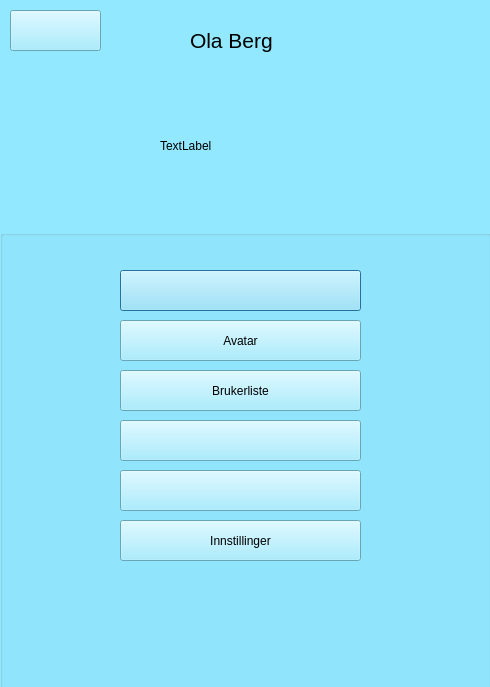
<?xml version="1.0" encoding="UTF-8"?>
<ui version="4.0">
 <class>workerProfileDialog</class>
 <widget class="QDialog" name="workerProfileDialog">
  <property name="geometry">
   <rect>
    <x>0</x>
    <y>0</y>
    <width>490</width>
    <height>687</height>
   </rect>
  </property>
  <property name="windowTitle">
   <string>Dialog</string>
  </property>
  <property name="styleSheet">
   <string notr="true">background-color: rgb(146, 232, 255);</string>
  </property>
  <widget class="QLabel" name="label_name">
   <property name="geometry">
    <rect>
     <x>190</x>
     <y>20</y>
     <width>131</width>
     <height>41</height>
    </rect>
   </property>
   <property name="font">
    <font>
     <pointsize>16</pointsize>
    </font>
   </property>
   <property name="styleSheet">
    <string notr="true">color: rgb(0, 0, 0);</string>
   </property>
   <property name="text">
    <string>Ola Berg</string>
   </property>
  </widget>
  <widget class="QGroupBox" name="groupBox">
   <property name="geometry">
    <rect>
     <x>0</x>
     <y>230</y>
     <width>491</width>
     <height>481</height>
    </rect>
   </property>
   <property name="title">
    <string/>
   </property>
   <widget class="QPushButton" name="pushButton_Calender_Profile_2">
    <property name="geometry">
     <rect>
      <x>120</x>
      <y>40</y>
      <width>241</width>
      <height>41</height>
     </rect>
    </property>
    <property name="styleSheet">
     <string notr="true">border-image: url(:/Assets/Buttons/kalender_active.png);</string>
    </property>
    <property name="text">
     <string/>
    </property>
   </widget>
   <widget class="QPushButton" name="pushButton_Tasks_2">
    <property name="geometry">
     <rect>
      <x>120</x>
      <y>240</y>
      <width>241</width>
      <height>41</height>
     </rect>
    </property>
    <property name="styleSheet">
     <string notr="true">border-image: url(:/Assets/Buttons/oversikt_active.png);</string>
    </property>
    <property name="text">
     <string/>
    </property>
   </widget>
   <widget class="QPushButton" name="pushButton_Results_Profile_2">
    <property name="geometry">
     <rect>
      <x>120</x>
      <y>190</y>
      <width>241</width>
      <height>41</height>
     </rect>
    </property>
    <property name="styleSheet">
     <string notr="true">border-image: url(:/Assets/Buttons/resultater_active.png);</string>
    </property>
    <property name="text">
     <string/>
    </property>
   </widget>
   <widget class="QPushButton" name="pushButton_Avatar_Profile_2">
    <property name="geometry">
     <rect>
      <x>120</x>
      <y>90</y>
      <width>241</width>
      <height>41</height>
     </rect>
    </property>
    <property name="styleSheet">
     <string notr="true">color: rgb(0, 0, 0);
background-color: rgb(146, 232, 255);</string>
    </property>
    <property name="text">
     <string>Avatar</string>
    </property>
   </widget>
   <widget class="QPushButton" name="pushButton_Settings_Profile_2">
    <property name="geometry">
     <rect>
      <x>120</x>
      <y>290</y>
      <width>241</width>
      <height>41</height>
     </rect>
    </property>
    <property name="styleSheet">
     <string notr="true">color: rgb(0, 0, 0);
background-color: rgb(146, 232, 255);</string>
    </property>
    <property name="text">
     <string>Innstillinger</string>
    </property>
   </widget>
   <widget class="QPushButton" name="pushButton_2">
    <property name="geometry">
     <rect>
      <x>120</x>
      <y>140</y>
      <width>241</width>
      <height>41</height>
     </rect>
    </property>
    <property name="styleSheet">
     <string notr="true">color: rgb(0, 0, 0);
background-color: rgb(146, 232, 255);</string>
    </property>
    <property name="text">
     <string>Brukerliste</string>
    </property>
   </widget>
  </widget>
  <widget class="QLabel" name="label_profilePicture">
   <property name="geometry">
    <rect>
     <x>160</x>
     <y>80</y>
     <width>151</width>
     <height>131</height>
    </rect>
   </property>
   <property name="text">
    <string>TextLabel</string>
   </property>
  </widget>
  <widget class="QPushButton" name="pushButton">
   <property name="geometry">
    <rect>
     <x>10</x>
     <y>10</y>
     <width>91</width>
     <height>41</height>
    </rect>
   </property>
   <property name="styleSheet">
    <string notr="true">border-image: url(:/Assets/Buttons/gaa-tilbake_active.png);</string>
   </property>
   <property name="text">
    <string/>
   </property>
  </widget>
 </widget>
 <resources/>
 <connections/>
</ui>
